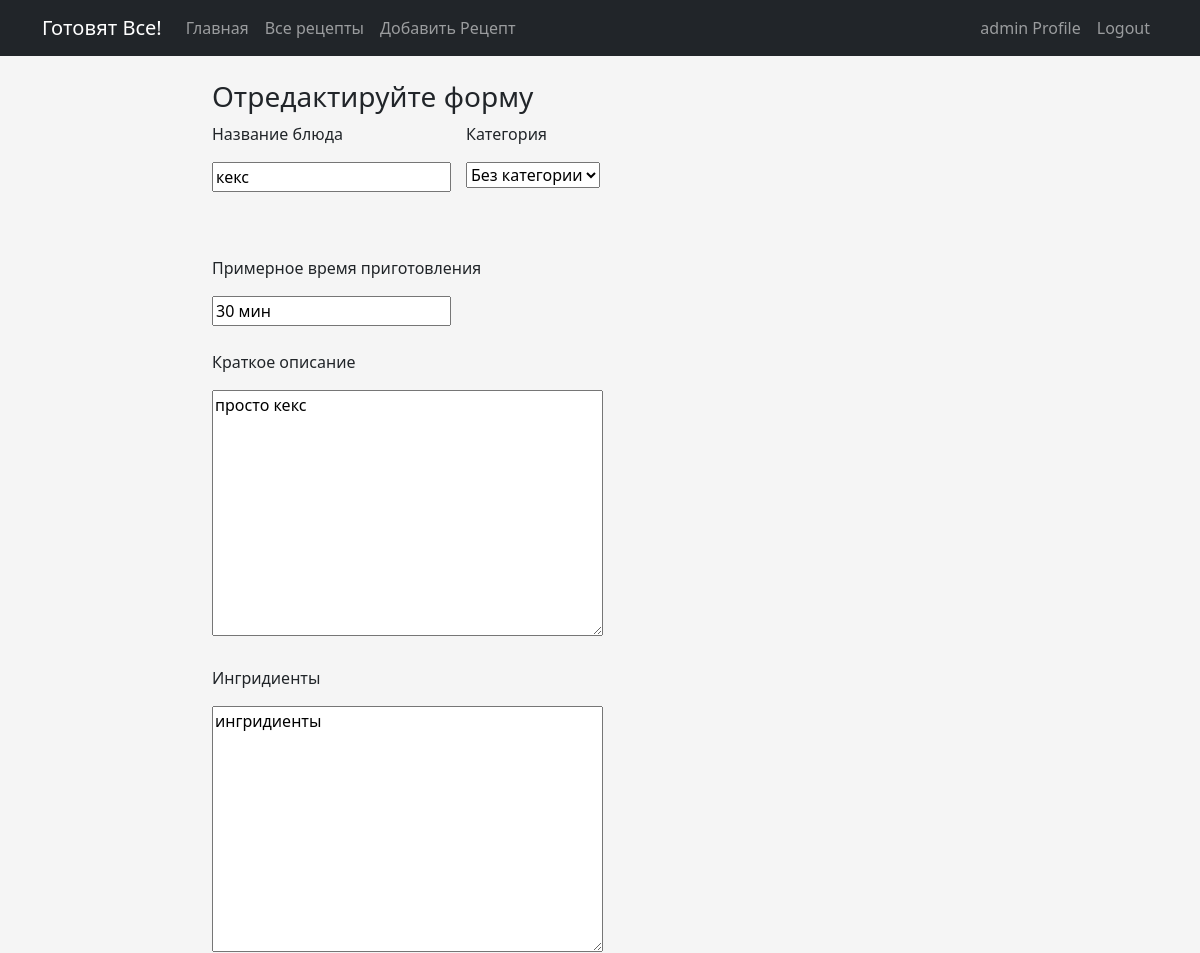
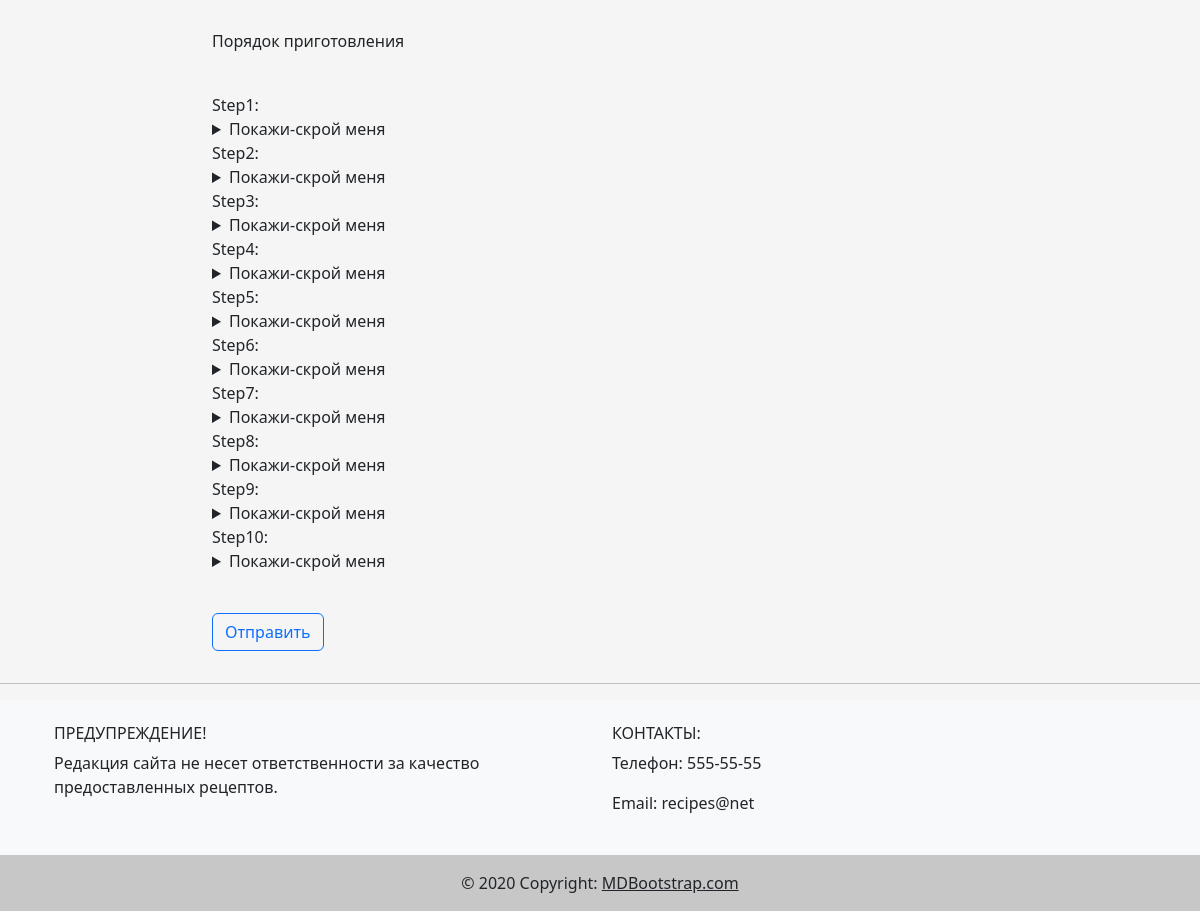
The page /edit_recipe/1 (signed in) on the database its author committed (2 pictures, top to bottom).
### cooking_app/models.py (models this page shows, shortened)
class Recipe(models.Model):
    title = models.CharField(max_length=40)
    category = models.ForeignKey(Category, null=True, on_delete=models.SET_NULL)
    description = models.TextField(max_length=400)
    ingredients = models.TextField(max_length=400)
    cooking_time = models.CharField(max_length=40)
    cooking_steps = models.TextField(max_length=5000)
    image = models.ImageField()
    author = models.ForeignKey(User, on_delete=models.CASCADE)
    is_visible = models.BooleanField(default=True)
    publishing_date = models.DateField(default=datetime.today())
    cooking_steps_key = models.ForeignKey(Cooking_steps, null=True, on_delete=models.CASCADE)

### cooking_app/views.py (the view)
# urls.py: path('edit_recipe/<int:recipe_id>', views.edit_recipe, name='edit_recipe'),
def edit_recipe(request, recipe_id):
    recipe = get_object_or_404(Recipe, id=recipe_id)
    cooking_steps = get_object_or_404(Cooking_steps, id=recipe.cooking_steps_key.id)
    if request.method == 'POST':
        form = EditRecipe(request.POST, request.FILES)
        form2 = UploadCookingSteps(request.POST, request.FILES)
        if form.is_valid() and form2.is_valid():
            recipe.title = form.cleaned_data['title']
            recipe.category.pk = form.cleaned_data['category']
            recipe.description = form.cleaned_data['description']
            recipe.ingredients = form.cleaned_data['ingredients']
            recipe.cooking_time = form.cleaned_data['cooking_time']
            cooking_steps.step1 = form2.cleaned_data['step1']
            cooking_steps.step2 = form2.cleaned_data['step2']
            cooking_steps.step3 = form2.cleaned_data['step3']
            cooking_steps.step4 = form2.cleaned_data['step4']
            cooking_steps.step5 = form2.cleaned_data['step5']
            cooking_steps.step6 = form2.cleaned_data['step6']
            cooking_steps.step7 = form2.cleaned_data['step7']
            cooking_steps.step8 = form2.cleaned_data['step8']
            cooking_steps.step9 = form2.cleaned_data['step9']
            cooking_steps.step10 = form2.cleaned_data['step10']
            recipe.save()
            cooking_steps.save()
            return redirect('view_recipe', recipe.pk)
        forms = {
            'recipe_form': form,
            'steps_form': form2
        }
        return render(request, 'upload_recipe.html', context={'forms': forms, 'message': 'Что-то пошло не так'}, )
    else:
        recipe_form = EditRecipe(instance=recipe)
        steps_form = UploadCookingSteps(instance=recipe.cooking_steps_key)
        forms = {
            'recipe_form': recipe_form,
            'steps_form': steps_form
        }
        return render(request, 'upload_recipe.html', context={'forms': forms, 'message': 'Отредактируйте форму'},)

### cooking_app/models.py (called while the page is built)
    def __str__(self):
        return f'{self.title}'

### cooking_app/templates/upload_recipe.html (shortened to what this page needs)
{% extends 'base.html' %}
{% block content %}
{% if user.is_authenticated %}
<h3>{{ message }}</h3>
<form action="" method="post" enctype="multipart/form-data">
    <div style="width: 50%">
        <div class="d-flex justify-content-between">
            <div>
                <p>Название блюда</p>
                {{forms.recipe_form.title}}
            </div>
            <div>
                <p>Категория</p>
                {{forms.recipe_form.category}}
            </div>
        </div>
        <br>
        <br>
        <div>
            <p>Примерное время приготовления</p>
            {{forms.recipe_form.cooking_time}}
        </div>
        <br>
        <div>
            <p>Краткое описание</p>
            {{forms.recipe_form.description}}
        </div>
        <br>
        <div>
            <p>Ингридиенты</p>
            {{forms.recipe_form.ingredients}}
        </div>
        <br>
        <div>
            <p>Порядок приготовления</p>
        </div>
        <br>
        <div>
            {% for field in forms.steps_form %}
            {{field.label_tag}}
            <details>
                <summary>Покажи-скрой меня</summary>
            </details>
            {% endfor %}
        </div>
      </div>
    <br>
    <div class="form-group py-3">
      <input class="btn btn-outline-primary" type="submit" value="Отправить" />
    </div>
</form>
{% else %}
  <div class="border-top pt-3">
    <a class="text-muted" href="#">Already have an account? Log in.</a>
    <a class="text-muted" href="#">Already have an account? Log in.</a>
  </div>
{% endif %}
{% endblock %}

### cooking_app/templates/base.html (shortened to what this page needs)
<!DOCTYPE html>
<html lang="en">
  <head>
    <link
      href="https://cdn.jsdelivr.net/npm/bootstrap@5.2.0-beta1/dist/css/bootstrap.min.css"
      rel="stylesheet"
    />
  </head>
  <body style="background-color:WhiteSmoke">
    <nav class="navbar navbar-expand-lg navbar-dark bg-dark">
      <div class="container">
        <a class="navbar-brand" href="{% url 'home' %}">Готовят Все!</a>
        <div class="collapse navbar-collapse" id="navbarNav">
          <ul class="navbar-nav">
              <a
                class="nav-link"
                aria-current="page"
                href="{% url 'home' %}">Главная</a>
              <a
                class="nav-link"
                aria-current="page"
                href="{% url 'recipes' %}">Все рецепты</a>
            {% if user.is_authenticated %}
              <a
                class="nav-link"
                aria-current="page"
                href="{% url 'upload_recipe' %}">Добавить Рецепт</a>
            {% endif %}
          </ul>
        </div>
        <div class="navbar-nav">
          {% if user.is_authenticated %}
          <a class="nav-item nav-link" href="{% url 'profile' %}">{{ user }} Profile</a>
          <a class="nav-item nav-link" href="{% url 'logout' %}">Logout</a>
          {% else %}
          <a class="nav-item nav-link" href="{% url 'login' %}">Login</a>
          <a class="nav-item nav-link" href="{% url 'register' %}">Register</a>
          {% endif %}
        </div>
      </div>
    </nav>
    <div class="container mt-4 col-8" style="min-height: 64vh">
        {% block content %}
        {% endblock %}
    </div>
    <hr>
    <footer class="bg-light text-center text-lg-start">
  <div class="container p-4">
    <div class="row">
      <div class="col-lg-6 col-md-12 mb-4 mb-md-0">
        <h6 class="text-uppercase">Предупреждение!</h6>
        <p>
          Редакция сайта не несет ответственности за качество
            предоставленных рецептов.
        </p>
      </div>
      <div class="col-lg-6 col-md-12 mb-4 mb-md-0">
        <h6 class="text-uppercase">Контакты:</h6>
        <p>Телефон: 555-55-55</p>
          <p>Email: recipes@net</p>
      </div>
    </div>
  </div>
  <div class="text-center p-3" style="background-color: rgba(0, 0, 0, 0.2);">
    © 2020 Copyright:
    <a class="text-dark" href="https://mdbootstrap.com/">MDBootstrap.com</a>
  </div>
</footer>
  </body>
</html>

### rows shown on the page
Recipe: title "кекс", category "Без категории", cooking_time "30 мин", description "просто кекс", ingredients "ингридиенты"

### other values the page prints
{{ user }} "admin"
{{ message }} "Отредактируйте форму"
{{ field.label_tag }} "Step1:" "Step2:" "Step3:" "Step4:" "Step5:" "Step6:" "Step7:" "Step8:" "Step9:" "Step10:"
